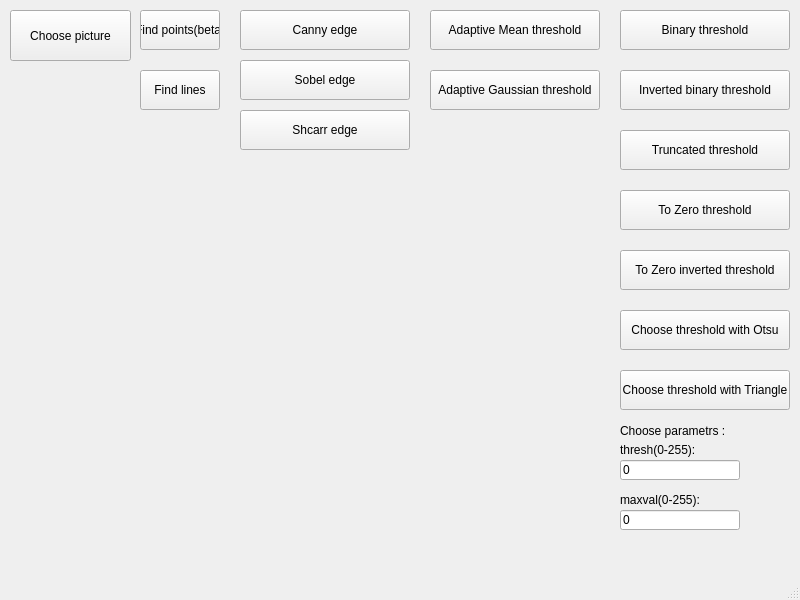
<?xml version="1.0" encoding="UTF-8"?>
<ui version="4.0">
 <class>MainWindow</class>
 <widget class="QMainWindow" name="MainWindow">
  <property name="geometry">
   <rect>
    <x>0</x>
    <y>0</y>
    <width>800</width>
    <height>600</height>
   </rect>
  </property>
  <property name="windowTitle">
   <string>MainWindow</string>
  </property>
  <widget class="QWidget" name="centralwidget">
   <widget class="QPushButton" name="pushButton">
    <property name="geometry">
     <rect>
      <x>140</x>
      <y>70</y>
      <width>80</width>
      <height>40</height>
     </rect>
    </property>
    <property name="text">
     <string>Find lines</string>
    </property>
   </widget>
   <widget class="QPushButton" name="pushButton_2">
    <property name="geometry">
     <rect>
      <x>140</x>
      <y>10</y>
      <width>80</width>
      <height>40</height>
     </rect>
    </property>
    <property name="text">
     <string>Find points(beta)</string>
    </property>
   </widget>
   <widget class="QPushButton" name="pushButton_3">
    <property name="geometry">
     <rect>
      <x>240</x>
      <y>10</y>
      <width>170</width>
      <height>40</height>
     </rect>
    </property>
    <property name="text">
     <string>Canny edge</string>
    </property>
   </widget>
   <widget class="QPushButton" name="pushButton_4">
    <property name="geometry">
     <rect>
      <x>240</x>
      <y>60</y>
      <width>170</width>
      <height>40</height>
     </rect>
    </property>
    <property name="text">
     <string>Sobel edge</string>
    </property>
   </widget>
   <widget class="QPushButton" name="pushButton_5">
    <property name="geometry">
     <rect>
      <x>240</x>
      <y>110</y>
      <width>170</width>
      <height>40</height>
     </rect>
    </property>
    <property name="text">
     <string>Shcarr edge</string>
    </property>
   </widget>
   <widget class="QPushButton" name="pushButton_6">
    <property name="geometry">
     <rect>
      <x>430</x>
      <y>10</y>
      <width>170</width>
      <height>40</height>
     </rect>
    </property>
    <property name="text">
     <string>Adaptive Mean threshold</string>
    </property>
   </widget>
   <widget class="QPushButton" name="pushButton_7">
    <property name="geometry">
     <rect>
      <x>620</x>
      <y>10</y>
      <width>170</width>
      <height>40</height>
     </rect>
    </property>
    <property name="text">
     <string>Binary threshold</string>
    </property>
   </widget>
   <widget class="QPushButton" name="pushButton_8">
    <property name="geometry">
     <rect>
      <x>620</x>
      <y>190</y>
      <width>170</width>
      <height>40</height>
     </rect>
    </property>
    <property name="text">
     <string>To Zero threshold</string>
    </property>
   </widget>
   <widget class="QPushButton" name="pushButton_9">
    <property name="geometry">
     <rect>
      <x>620</x>
      <y>250</y>
      <width>170</width>
      <height>40</height>
     </rect>
    </property>
    <property name="text">
     <string>To Zero inverted threshold</string>
    </property>
   </widget>
   <widget class="QPushButton" name="pushButton_10">
    <property name="geometry">
     <rect>
      <x>620</x>
      <y>130</y>
      <width>170</width>
      <height>40</height>
     </rect>
    </property>
    <property name="text">
     <string>Truncated threshold</string>
    </property>
   </widget>
   <widget class="QPushButton" name="pushButton_11">
    <property name="geometry">
     <rect>
      <x>620</x>
      <y>70</y>
      <width>170</width>
      <height>40</height>
     </rect>
    </property>
    <property name="text">
     <string>Inverted binary threshold</string>
    </property>
   </widget>
   <widget class="QPushButton" name="pushButton_12">
    <property name="geometry">
     <rect>
      <x>430</x>
      <y>70</y>
      <width>170</width>
      <height>40</height>
     </rect>
    </property>
    <property name="text">
     <string>Adaptive Gaussian threshold</string>
    </property>
   </widget>
   <widget class="QPushButton" name="pushButton_13">
    <property name="geometry">
     <rect>
      <x>620</x>
      <y>310</y>
      <width>170</width>
      <height>40</height>
     </rect>
    </property>
    <property name="text">
     <string>Choose threshold with Otsu</string>
    </property>
   </widget>
   <widget class="QPushButton" name="pushButton_14">
    <property name="geometry">
     <rect>
      <x>620</x>
      <y>370</y>
      <width>170</width>
      <height>40</height>
     </rect>
    </property>
    <property name="text">
     <string>Choose threshold with Triangle</string>
    </property>
   </widget>
   <widget class="QPushButton" name="pushButton_15">
    <property name="geometry">
     <rect>
      <x>10</x>
      <y>10</y>
      <width>121</width>
      <height>51</height>
     </rect>
    </property>
    <property name="text">
     <string>Choose picture</string>
    </property>
   </widget>
   <widget class="QLabel" name="label">
    <property name="geometry">
     <rect>
      <x>620</x>
      <y>420</y>
      <width>141</width>
      <height>21</height>
     </rect>
    </property>
    <property name="text">
     <string>Choose parametrs :</string>
    </property>
   </widget>
   <widget class="QLineEdit" name="lineEdit">
    <property name="geometry">
     <rect>
      <x>620</x>
      <y>460</y>
      <width>120</width>
      <height>20</height>
     </rect>
    </property>
    <property name="text">
     <string>0</string>
    </property>
   </widget>
   <widget class="QLineEdit" name="lineEdit_2">
    <property name="geometry">
     <rect>
      <x>620</x>
      <y>510</y>
      <width>120</width>
      <height>20</height>
     </rect>
    </property>
    <property name="text">
     <string>0</string>
    </property>
   </widget>
   <widget class="QLabel" name="label_2">
    <property name="geometry">
     <rect>
      <x>620</x>
      <y>440</y>
      <width>80</width>
      <height>20</height>
     </rect>
    </property>
    <property name="text">
     <string>thresh(0-255):</string>
    </property>
   </widget>
   <widget class="QLabel" name="label_3">
    <property name="geometry">
     <rect>
      <x>620</x>
      <y>490</y>
      <width>80</width>
      <height>20</height>
     </rect>
    </property>
    <property name="text">
     <string>maxval(0-255):</string>
    </property>
   </widget>
  </widget>
  <widget class="QMenuBar" name="menubar">
   <property name="geometry">
    <rect>
     <x>0</x>
     <y>0</y>
     <width>800</width>
     <height>21</height>
    </rect>
   </property>
  </widget>
  <widget class="QStatusBar" name="statusbar"/>
 </widget>
 <resources/>
 <connections/>
</ui>
